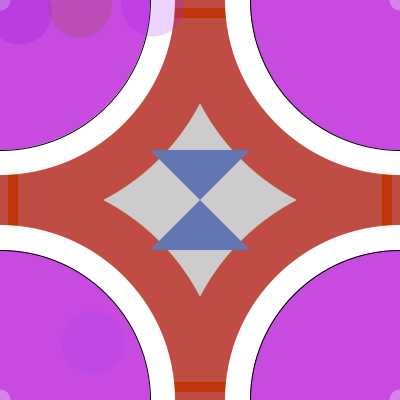
Frame 1 (no input)
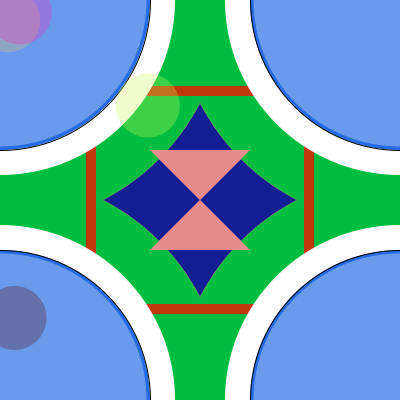
Frame 60 (the mouse pressed at the canvas centre just before this capture)
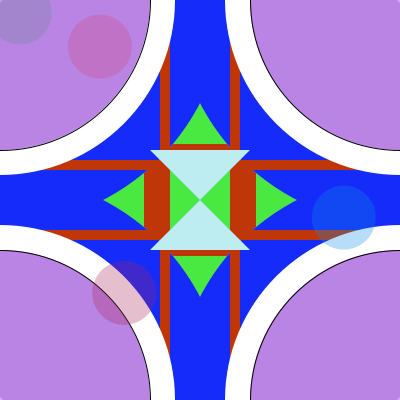
Frame 120 (the mouse held since frame 60 and released just before this capture)

The Processing sketch that drew these frames (run headless with seeded random() and noise(); from frame 60 on, the mouse is pressed at the canvas centre):

// Processing sketch: processing_112956
// ── processing_112956.pde

/* Homework two - Timer and intersection detection added 
*  Aaron Cook
*  10/1/2013
*/

Background background;
Circles OuterCircles; //outer circles
TranCirc circle1;
TranCirc circle2;
TranCirc circle3;
TranCirc circle4;

void setup() {
  size(400,400);
  smooth();
  background = new Background(500);
  background.start();
  OuterCircles = new Circles();
  circle1 = new TranCirc(32);
  circle2 = new TranCirc(32);
  circle3 = new TranCirc(32);
  circle4 = new TranCirc(32);
//noLoop();
}

void draw() {
//  Background.display();
  if (background.isFinished()) {
    background(random(255),random(255),random(255));
    background.start();
  }
  frameRate(5);
  OuterCircles.display();
  rectangles();
  whiteCircles();
  innerCircles();
  triangles();
  transparentCircles();
  circle1.move();
  circle2.move();
  circle3.move();
  circle3.move();
  circle1.display();
  circle2.display();
  circle3.display();
  circle4.display();
}

class Circles {
  //outer circles
  void display() {  
    float outerCircleR, outerCircleG, outerCircleB;
    int circW = 450;
    int circH = 450;
    outerCircleR = random(1,254);
    outerCircleG = random(1,254);
    outerCircleB = random(1,254);
    ellipseMode(CENTER);
    noStroke();
    fill(outerCircleR,outerCircleG,outerCircleB);
    ellipse(0,0,circW,circH);
    ellipse(0,400,circW,circH);
    ellipse(400,0,circW,circH);
    ellipse(400,400,circW,circH);
    println("Outer Circle R, G, and B values: " + outerCircleR + ", " + outerCircleG + ", " + outerCircleB);
  }
}

//red rectangles
int x = 0;
int xSpeed = 8;
int y = 390;
int ySpeed = 8;
void rectangles() {
  x = x + xSpeed;  
  y = y - ySpeed;
  if ((x > width - 10) || (x < 0)) {
    xSpeed = xSpeed * -1;  //reverse direction when hits edge
  }
  if ((y > height - 10) || (y < 0)) {
    ySpeed = ySpeed * -1;  //reverse direction when hits edge
  }
  fill(191,54,8);
  rect(0,x,400,10);
  rect(x,0,10,400);
  rect(y,0,10,400);
  rect(0,y,400,10);
}

//white circles
void whiteCircles() {
  fill(255);
  ellipse(0,0,350,350);
  ellipse(0,400,350,350);
  ellipse(400,0,350,350);
  ellipse(400,400,350,350);
}

//inner circles
void innerCircles() {
  float innerCircleR, innerCircleG, innerCircleB;
  innerCircleR = random(1,254);
  innerCircleG = random(1,254);
  innerCircleB = random(1,254);
  fill(innerCircleR,innerCircleG,innerCircleB);
  stroke(0);
  ellipse(0,0,300,300);
  ellipse(0,400,300,300);
  ellipse(400,0,300,300);
  ellipse(400,400,300,300);
  println("Inner Cirle R, G, and B values: " + innerCircleR + ", " + innerCircleG + ", " + innerCircleB);
}

//white transparent circles
int diameter = 5;
int dSpeed = 16;
void transparentCircles() {
  fill(255, 80);
  noStroke();
  diameter = diameter + dSpeed;
  if ((diameter > 295) || (diameter < 5)) {
    dSpeed = dSpeed * -1;
  }
    ellipse(0,0,diameter,diameter);
    ellipse(0,400,diameter,diameter);
    ellipse(400,0,diameter,diameter);
    ellipse(400,400,diameter,diameter);
}
  
//center trianges
void triangles() {
  float trianglesR, trianglesG, trianglesB;
  trianglesR = random(1,254);
  trianglesG = random(1,254);
  trianglesB = random(1,254);
  fill(trianglesR, trianglesG, trianglesB);
  noStroke();
  quad(150,150,250,250,150,250,250,150);
  println("Triangles R, G, and B values: " + trianglesR + ", " + trianglesG + ", " + trianglesB);
}
class Background {
  int savedTime;
  int totalTime;
  
  Background(int tempTotalTime) {
    totalTime = tempTotalTime;
  }
  
  void start() {
    savedTime = millis();
  }
  
  boolean isFinished() {
    int passedTime = millis() - savedTime;
    if (passedTime > totalTime) {
      return true;
    } else {
      return false;
    }
  }
}
class TranCirc {
  float r;      //radius 
  float x,y;    //location  
  float xspeed,yspeed;    //speed
  color c = color(random(255),random(255),random(255),50);
  
  //Constructor:
  TranCirc(float tempR) {
    r = tempR;
    x = random(width);
    y = random(height);
    xspeed = random(-5,5);
    yspeed = random(-5,5);
  }
  
  void move() {
    x += xspeed;  //increment x
    y += yspeed;  //increment y
    
    //check horizontal edges
    if (x > width || x < 0) {
      xspeed *= -1;
    }
    
    //check vertical edges
    if (y > height || y < 0) {
      yspeed *= -1;
    }
  }
  
  void highlight() {
    c = color(0,150);
  }
  
  //Draw circles
  void display() {
    noStroke();
    fill(c);
    ellipse(x,y,r*2,r*2);
    c = color(random(255),random(255),random(255),75);
  }
}


  
  
